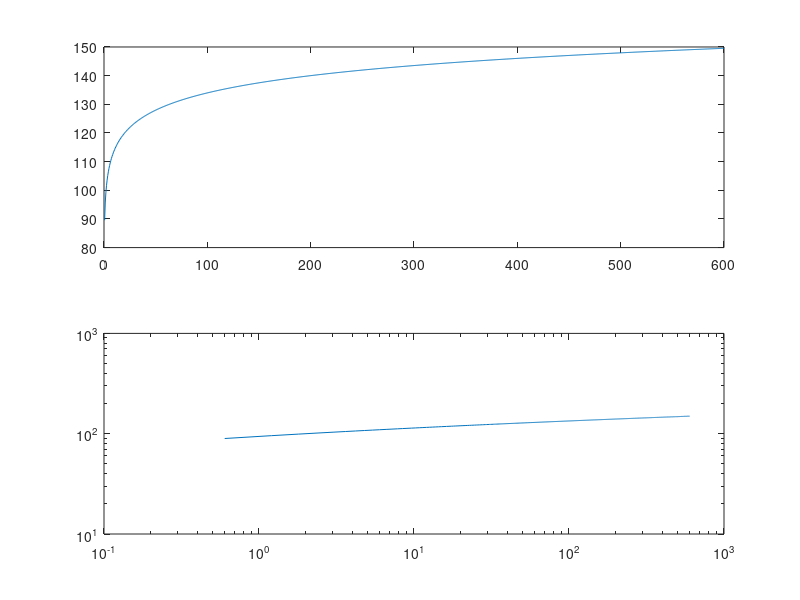

Recreate this plot in MATLAB.
%Written by:
%Last modified:
clear al; close all; clc

%variables
p = linspace(0,600,1000);
pref = 2*10^-5;
spl = 20*log10(p/pref);

%plot
subplot(2,1,1);
plot(p,spl);
subplot(2,1,2);
loglog(p,spl);